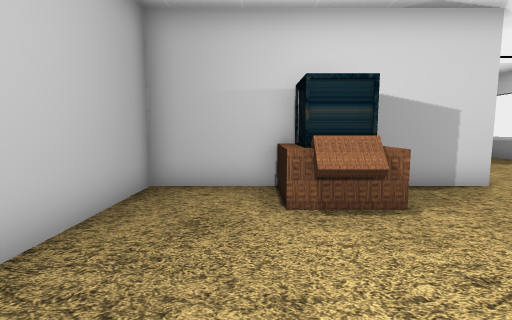
[1] (above)

13 first-person views from a walk through a 3-D level made in the Unity game engine. The camera is 1.3 m above the floor, tilts 6° down and sees 85° across. The floor is counted in squares, 1 m on a side. Each view is taken from the middle of a square. On the plan, view 1 faces up. The plan holds only what a view shows up to about 13 squares ahead; the rest is blank. The player is left out. Door leaves are left out, so doorways stand open.

[2]
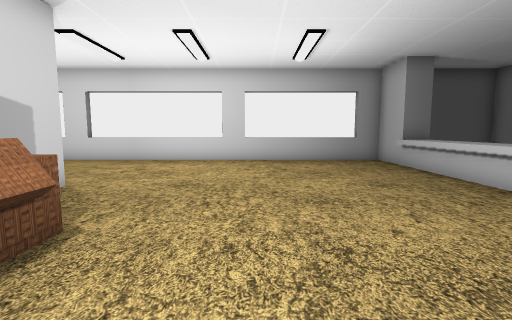

[3]
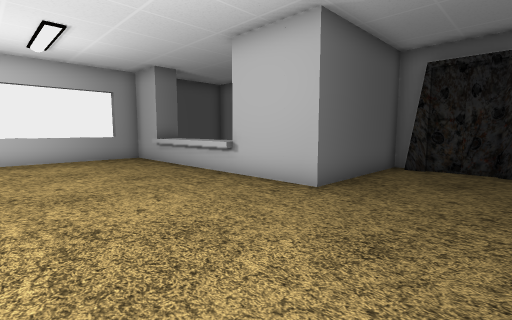

[4]
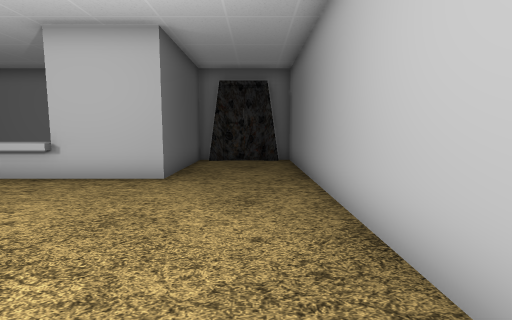

[5]
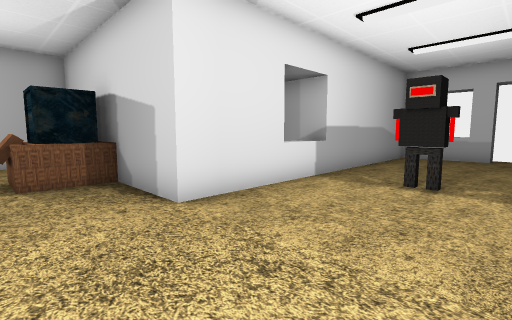

[6]
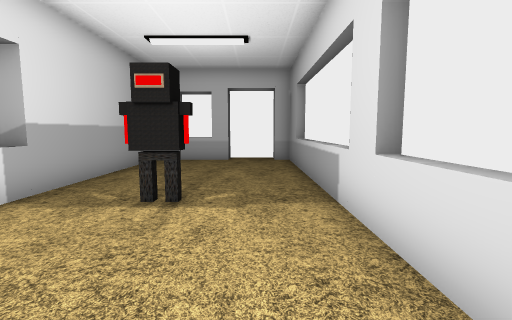

[7]
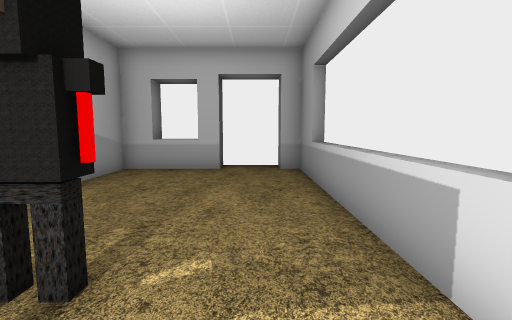

[8]
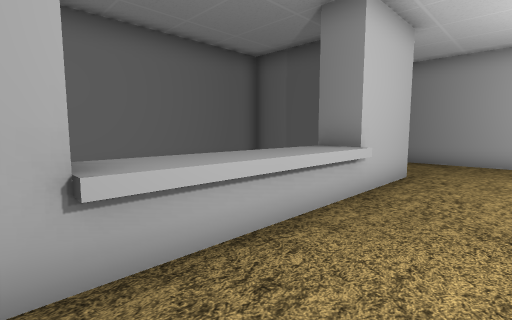

[9]
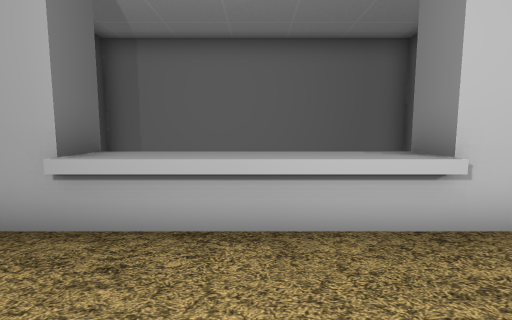

[10]
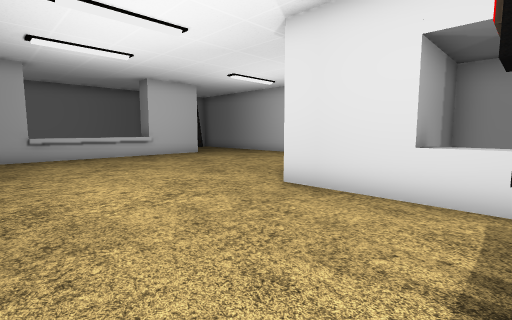

[11]
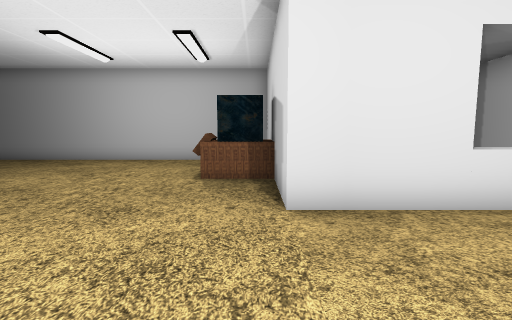

[12]
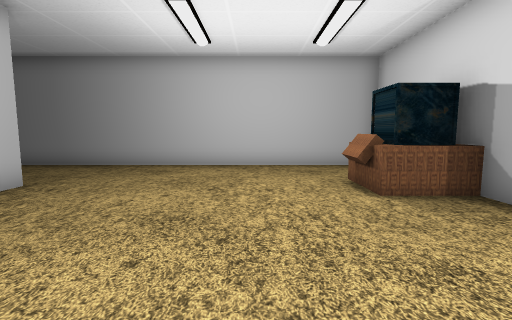

[13]
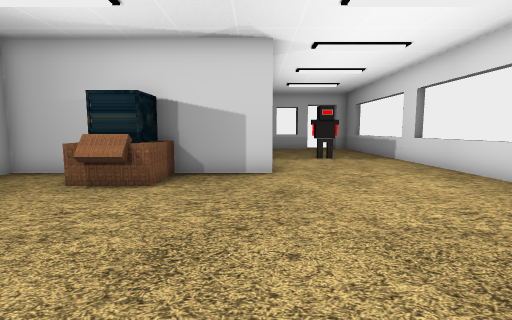

### Floor plan
Key: @ floor where view 1 was taken; # wall or solid block; . floor; D open door; ^ raised ledge; O other object.
Columns run from 3 left of view 1 to 12 right of it. Each row starts with its distance up from view 1.
 20          OOO###
 19         ##O#DD##
 18         #......#
 17         #......#
 16         #......#
 15         #......#
 14         #......#
 13         #......#
 12       ###......#
 11      #  O..#...#
 10      #  O......#
  9      ####......#
  8      ####......#
  7 #########......#
  6 #...##.........#
  5 #...##.........#
  4 #...OO.........#
  3 #..............#
  2 #..............#
  1 #..............#
  0 #..@...........#
 -1 #..............#
 -2 #..............#
 -3 #.......^^^^^..#
 -4 #....###^^^^^###
 -5 #....###     ##
 -6 #....#        #
 -7 #....#        #
 -8 ######        #
 -9     ###########

Positions as (right, up) in squares from view 1, and headings:
1: (0, 0), facing up
2: (-1, 2), facing right
3: (-2, 2), facing down-right
4: (-1, 4), facing down
5: (10, 4), facing up-left
6: (10, 6), facing up
7: (10, 9), facing up
8: (10, -1), facing down-left
9: (7, 0), facing down
10: (11, 11), facing down-left
11: (10, 6), facing left
12: (8, 2), facing left
13: (5, -2), facing up
